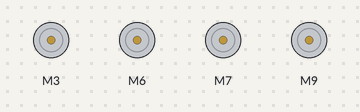
Simulated run of this sketch. Board: Arduino Mega 2560, built with avr-gcc and run on an emulated ATmega2560. On the bench: 4 × DC motor (green arrow = forward, orange = backward, longer = faster). What the sketch prints to the serial monitor is not drawn.

Above: at 0.1 s.
At 0.6 s:
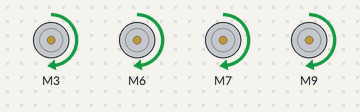
Timing chart, 0 to 2.1 s (numbered marks = the images above):
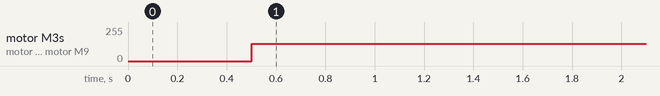

Measured:
- by itself, motor M3, motor M6, motor M7, motor M9: stopped → forward 128/255 at 0.50 s

The sketch:

IR_sensor_stop_test.ino
```cpp
#include "Motors.h"
#include "IRSensor.h"

//flags
bool end = false;

//initialize sensors and motor classes
IRSensor ir_sensor = IRSensor();
Motors motors = Motors();

void setup() {
  // put your setup code here, to run once:
  Serial.begin(9600);

  //Initialize IR sensor
  Serial.println("Initalize IR Sensor");
  ir_sensor.init();

  Serial.println("Setup finished");
  delay(500);
}

void loop() {
  if (!end) {
    Serial.println("loop");

    if (ir_sensor.detected()) {
      Serial.println("Object Detected. Stopping");
      end = true;
      motors.stop();
    } else {
      motors.forward();
    }
  }
}
```

IRSensor.cpp
```cpp
#include "IRSensor.h"

IRSensor* IRSensor::ir_instance = NULL;

IRSensor::IRSensor() {
  this->consecutive_detections = 0;
  this->pin = IR_PIN;
}

void IRSensor::init() {
  pinMode(this->pin, INPUT);
  attachInterrupt(digitalPinToInterrupt(this->pin), IR_ISR, CHANGE);

  //necessary for interrupts
  ir_instance = this;
}

void IRSensor::detect() {
  if (digitalRead(this->pin) == 0) {
    this->consecutive_detections++;
  } else {
    this->consecutive_detections = 0;
  }
}

bool IRSensor::detected() {
  if (this->consecutive_detections >= NUM_CONSECUTIVE_DETECTIONS_IR_SENSOR) {
    this->consecutive_detections = 0;  //reset count
    return true;
  } else {
    return false;
  }
}
```

IRSensor.h
```cpp
#ifndef IRSENSOR_h
#define IRSENSOR_h

#include "Arduino.h"
#include "Pins.h"
#include "Robot_Measurements.h"

class IRSensor {
private:
  volatile int consecutive_detections;
  int pin;
public:
  IRSensor();
  void init();
  void detect();
  bool detected();

  //for enabling interrupts
  static IRSensor* ir_instance;
  static void IR_ISR() {
    if (IRSensor::ir_instance != NULL) {
      IRSensor::ir_instance->detect();
    }
  }
};

#endif
```

Motors.cpp
```cpp
#include "Motors.h"
#include "Pins.h"

Motors::Motors()
  : M1(PWM_DIR, M1_PWM_PIN, M1_DIR_PIN), M2(PWM_DIR, M2_PWM_PIN, M2_DIR_PIN), M3(PWM_DIR, M3_PWM_PIN, M3_DIR_PIN), M4(PWM_DIR, M4_PWM_PIN, M4_DIR_PIN) {
  this->speed = 128;

  reset_flags();
}

void Motors::reset_flags() {
  this->forward_flag = false;
  this->backward_flag = false;
  this->stop_flag = false;
  this->turn_right_flag = false;
  this->turn_left_flag = false;
}

void Motors::forward() {
  //drive forward
  if (!this->forward_flag) {  //only set motor speeds if necessary
    reset_flags();
    this->forward_flag = true;

    this->M1.setSpeed(this->speed);
    this->M2.setSpeed(this->speed);
    this->M3.setSpeed(this->speed);
    this->M4.setSpeed(this->speed);
  }
}

void Motors::backward() {
  //drive backward
  if (!this->backward_flag) {  //only set motor speeds if necessary
    reset_flags();
    this->backward_flag = true;

    this->M1.setSpeed(-this->speed);
    this->M2.setSpeed(-this->speed);
    this->M3.setSpeed(-this->speed);
    this->M4.setSpeed(-this->speed);
  }
}

void Motors::stop() {
  //stop all robot movement
  if (!this->stop_flag) {  //only set motor speeds if necessary
    reset_flags();
    this->stop_flag = true;

    this->M1.setSpeed(0);
    this->M2.setSpeed(0);
    this->M3.setSpeed(0);
    this->M4.setSpeed(0);
  }
}

void Motors::turn_right() {
  //turn the robot right on the spot
  if (!this->turn_right_flag) {  //only set motor speeds if necessary
    reset_flags();
    this->turn_right_flag = true;

    this->M1.setSpeed(this->speed);
    this->M2.setSpeed(this->speed);
    this->M3.setSpeed(-this->speed);
    this->M4.setSpeed(-this->speed);
  }
}

void Motors::turn_left() {
  //turn the robot right on the spot
  if (!this->turn_left_flag) {  //only set motor speeds if necessary
    reset_flags();
    this->turn_left_flag = true;

    this->M1.setSpeed(-speed);
    this->M2.setSpeed(-speed);
    this->M3.setSpeed(speed);
    this->M4.setSpeed(speed);
  }
}

void Motors::set_speed(int speed) {
  //sets speed of motors for next update
  this->speed = speed;
}
```

Motors.h
```cpp
#ifndef MOTORS_h
#define MOTORS_h

#include <CytronMotorDriver.h>
#include "Arduino.h"

class Motors {
  private:
    int speed;
    CytronMD M1;
    CytronMD M2;
    CytronMD M3;
    CytronMD M4;
    bool forward_flag;
    bool backward_flag;
    bool stop_flag;
    bool turn_right_flag;
    bool turn_left_flag;


  public:
    Motors();
    void stop();
    void forward();
    void backward();
    void turn_right();
    void turn_left();
    void set_speed(int speed);
    void reset_flags();
};

#endif
```

Robot_Measurements.h
```cpp
#include <math.h>
#define BLACK_ANALOG_READ_THRESHOLD 900

#define MIN_DISTANCE_TO_OBJECT 30 //in cm
#define NUM_CONSECUTIVE_DETECTIONS_ULTRASONIC 50
#define NUM_CONSECUTIVE_DETECTIONS_LINE_SENSOR 5
#define NUM_CONSECUTIVE_DETECTIONS_IR_SENSOR 1

#define WHEEL_DIAMETER 6.57 //in cm
#define DISTANCE_BETWEEN_WHEELS 12.1 //in cm
#define WIDTH 22.6 //in cm
#define ENCODER_TEETH 10
#define EXPERIMENTAL_PULSE_OFFSET -1

#define X_CONSTANT 1.48
#define ANGLE_RADS 90*PI/180

#define NUMBER_OF_FULL_REVOLUTIONS_FOR_90 ANGLE_RADS * X_CONSTANT * DISTANCE_BETWEEN_WHEELS / (PI * WHEEL_DIAMETER)
#define NUMBER_OF_FULL_REVOLUTIONS_FOR_WIDTH WIDTH/(WHEEL_DIAMETER * PI)

#define NUMBER_OF_ENCODER_PULSES_FOR_90 ENCODER_TEETH * NUMBER_OF_FULL_REVOLUTIONS_FOR_90 + EXPERIMENTAL_PULSE_OFFSET

#define NUMBER_OF_ENCODER_PULSES_FOR_WIDTH ENCODER_TEETH * NUMBER_OF_FULL_REVOLUTIONS_FOR_WIDTH
```

Pins.h
```cpp
#define LINE_FOLLOWER_DIGITAL_PIN 48
#define LINE_FOLLOWER_ANALOG_PIN A0

#define WHEEL_ENCODER_1_PIN 50
#define WHEEL_ENCODER_2_PIN 51

#define ULTRASONIC_ECHO_PIN A7
#define ULTRASONIC_TRIG_PIN 2

#define M1_PWM_PIN 3
#define M1_DIR_PIN 4

#define M2_PWM_PIN 6
#define M2_DIR_PIN 5

#define M3_PWM_PIN 7
#define M3_DIR_PIN 8

#define M4_PWM_PIN 9
#define M4_DIR_PIN 10

#define IR_PIN 41
```
